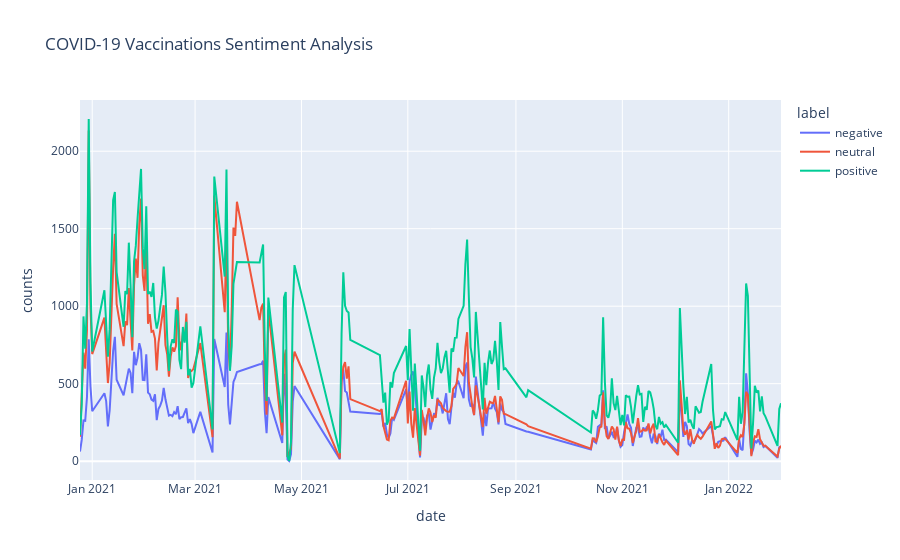

The notebook cell saved with this chart:
### Code cell
ex.line(data_agg, x='date', y='counts', color='label', title='COVID-19 Vaccinations Sentiment Analysis')

### Figure 1 — Plotly figure (JSON) as saved in the notebook; plotly's stock layout.template omitted (floating-point values rounded to 4 significant figures; data arrays with more than 128 entries replaced by an {"elided": "..."} marker saying what was removed)
{"data": [{"hovertemplate": "label=negative<br>date=%{x}<br>counts=%{y}<extra></extra>", "legendgroup": "negative", "line": {"color": "#636efa", "dash": "solid"}, "marker": {"symbol": "circle"}, "mode": "lines", "name": "negative", "orientation": "v", "showlegend": true, "type": "scatter", "x": {"elided": "239 str values"}, "xaxis": "x", "y": {"elided": "239 int values"}, "yaxis": "y"}, {"hovertemplate": "label=neutral<br>date=%{x}<br>counts=%{y}<extra></extra>", "legendgroup": "neutral", "line": {"color": "#EF553B", "dash": "solid"}, "marker": {"symbol": "circle"}, "mode": "lines", "name": "neutral", "orientation": "v", "showlegend": true, "type": "scatter", "x": {"elided": "238 str values"}, "xaxis": "x", "y": {"elided": "238 int values"}, "yaxis": "y"}, {"hovertemplate": "label=positive<br>date=%{x}<br>counts=%{y}<extra></extra>", "legendgroup": "positive", "line": {"color": "#00cc96", "dash": "solid"}, "marker": {"symbol": "circle"}, "mode": "lines", "name": "positive", "orientation": "v", "showlegend": true, "type": "scatter", "x": {"elided": "239 str values"}, "xaxis": "x", "y": {"elided": "239 int values"}, "yaxis": "y"}], "layout": {"legend": {"title": {"text": "label"}, "tracegroupgap": 0}, "title": {"text": "COVID-19 Vaccinations Sentiment Analysis"}, "xaxis": {"anchor": "y", "domain": [0, 1], "title": {"text": "date"}}, "yaxis": {"anchor": "x", "domain": [0, 1], "title": {"text": "counts"}}}}
